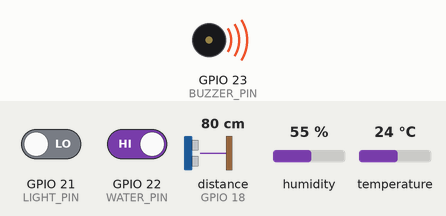
Simulated run of this sketch. Board: ESP32. On the bench: buzzer (waves = sounding, pin HIGH). Wiring (inferred from the names in the program): ultrasonic range finder: trigger GPIO 5; echo GPIO 18. Inputs (shaded band) come from the test bench; at power-on: distance to the obstacle (sensor on GPIO 18) 80 cm, GPIO 21 (LIGHT_PIN) LOW, GPIO 22 (WATER_PIN) HIGH, humidity 55 %, temperature 24 °C. The echo pulse lasts 58.3 µs per cm; WiFi joins after 1.5 s; servers stay silent unless stated; uploads are accepted with an empty reply; pins used as bus, display or sensor lines are not drawn; what the sketch prints to the serial monitor is not drawn.

Above: at 3.7 s.
3.8 s: distance to the obstacle (sensor on GPIO 18) set to 12 cm
5.4 s: distance to the obstacle (sensor on GPIO 18) set to 9 cm
At 6.0 s:
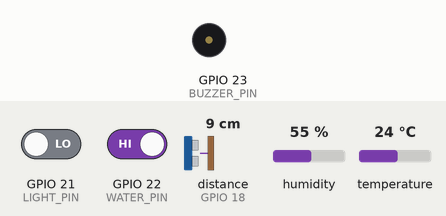
10.2 s: GPIO 21 (LIGHT_PIN) driven HIGH
At 12.3 s:
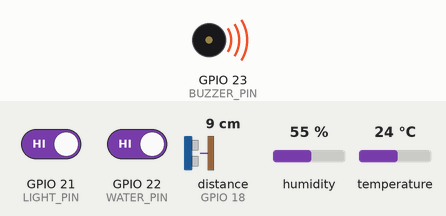
13.7 s: GPIO 22 (WATER_PIN) driven LOW
16.2 s: GPIO 22 (WATER_PIN) driven HIGH
At 17.11 s:
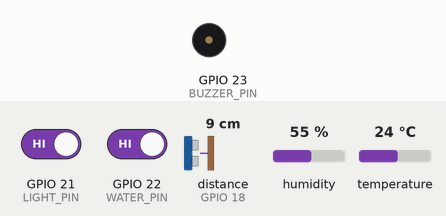
22.4 s: GPIO 21 (LIGHT_PIN) driven LOW and GPIO 22 (WATER_PIN) driven LOW
Timing chart, 0 to 25.4 s (numbered marks = the images above; inputs shaded):
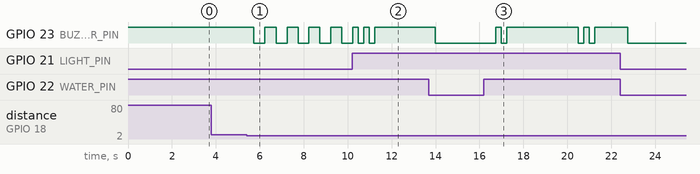

The sketch:

weather_station.ino
```cpp
/*
  IoT Weather Station - ESP32 (replaces the old Blynk version, same wiring)
  Sensors : DHT11 (temperature + humidity), rain/water module (digital),
            light module (digital), HC-SR04 ultrasonic (distance)
  Output  : buzzer
  Sends a JSON reading to SERVER_URL every second (instantly on alarm changes) over a
  kept-open connection, and reads back the buzzer
  mode chosen on the website: "auto" (alarms below), "on" or "off".

  Libraries (Arduino IDE > Library Manager):
    - "DHT sensor library" by Adafruit (+ "Adafruit Unified Sensor")
    - "ArduinoJson" by Benoit Blanchon (v7)
  Board: ESP32 Dev Module
*/

#include <WiFi.h>
#include <WiFiClient.h>
#include <WiFiClientSecure.h>
#include <HTTPClient.h>
#include <ArduinoJson.h>
#include <DHT.h>

// ---------- EDIT THESE ----------
const char* WIFI_SSID     = "ARC";
const char* WIFI_PASSWORD = "Edan07251946";
// Testing on your PC: the address shown in the start-server window (PC and ESP32 on the same WiFi)
// On Hostinger later: "https://your-domain.com/data.php"
const char* SERVER_URL    = "https://wheat-pig-539291.hostingersite.com/data.php";
const char* API_KEY       = "8xB9P6SqQAZTpwHnt4uYFXOze5dDMCov"; // must match website/config.php
// --------------------------------

// ========================================
// PIN CONFIGURATION (matched to current wiring)
// ========================================
#define TRIG_PIN   5     // ultrasonic
#define ECHO_PIN   18
#define WATER_PIN  22    // rain/water module DO: LOW = water
#define LIGHT_PIN  21    // light module DO: HIGH = dark
#define DHT_PIN    4
#define DHT_TYPE   DHT11
#define BUZZER_PIN 23
#define SOUND_PIN  19    // sound sensor (KY-038 / KY-037) DO

// Clap to buzz with a sound sensor module: set to true once it's wired to SOUND_PIN.
// (Leave false without a sensor, or the loose pin will trigger random buzzes.)
const bool CLAP_SENSOR_ENABLED = false;
const bool SOUND_ACTIVE_HIGH   = true;   // most modules: DO goes HIGH on a loud sound
const unsigned long CLAP_BUZZ_MS = 1000; // how long one clap buzzes (sensor or website)

// true  = buzzer sounds when pin is LOW  (your module)
// false = buzzer sounds when pin is HIGH
const bool BUZZER_ACTIVE_LOW = true;
#define BUZZER_ON  (BUZZER_ACTIVE_LOW ? LOW : HIGH)
#define BUZZER_OFF (BUZZER_ACTIVE_LOW ? HIGH : LOW)

// Alarm rules (auto mode)
const float TEMP_ALARM_C      = 45.0;
const float DISTANCE_ALARM_CM = 10.0;

const unsigned long FAST_READ_MS = 250;   // water, light, distance
const unsigned long DHT_READ_MS  = 2000;  // DHT11 is slow, don't go below 2 s
const unsigned long SEND_MS      = 1000;  // regular send; changes are sent immediately

// ========================================
// STATE
// ========================================
DHT dht(DHT_PIN, DHT_TYPE);

float distance    = -1;
float temperature = NAN;
float humidity    = NAN;
int waterState    = HIGH;
int lightState    = LOW;

String buzzerMode = "auto";   // set from the website
bool buzzerSounding = false;  // true while an alarm/manual buzz is active

unsigned long lastFastRead = 0;
unsigned long lastDhtRead  = 0;
unsigned long lastSend     = 0;
String lastSentState = "";
unsigned long lastBuzzerChange = 0;
bool buzzerState = false;

bool tempBuzzing = false;
unsigned long tempTimer = 0;

volatile bool soundHeard = false;   // set by the sound sensor interrupt
unsigned long lastClap = 0;
unsigned long clapBuzzUntil = 0;
long lastBeep = -1;                 // website clap counter seen last time

void IRAM_ATTR onSound() { soundHeard = true; }
bool clapActive() { return millis() < clapBuzzUntil; }

int darkBeepCount = 0;
bool darkPause = false;
unsigned long darkPauseStart = 0;

void buzzerOn()  { digitalWrite(BUZZER_PIN, BUZZER_ON); }
void buzzerOff() { digitalWrite(BUZZER_PIN, BUZZER_OFF); }

// ========================================
// WIFI
// ========================================
void connectWiFi() {
  if (WiFi.status() == WL_CONNECTED) return;
  buzzerOff();
  Serial.printf("Connecting to WiFi \"%s\"", WIFI_SSID);
  WiFi.mode(WIFI_STA);
  WiFi.begin(WIFI_SSID, WIFI_PASSWORD);
  unsigned long start = millis();
  while (WiFi.status() != WL_CONNECTED && millis() - start < 15000) {
    delay(500);
    Serial.print(".");
  }
  if (WiFi.status() == WL_CONNECTED) {
    Serial.print("\nWiFi connected, ESP32 IP address: ");
    Serial.println(WiFi.localIP());
  } else {
    Serial.println("\nWiFi FAILED (check name/password, must be 2.4 GHz). Retrying soon.");
  }
}

// ========================================
// SENSORS
// ========================================
// Keeps the last good value if one read fails, so the dashboard doesn't flicker
void readDHT() {
  static int failures = 0;
  float t = dht.readTemperature();
  float h = dht.readHumidity();
  if (!isnan(t) && !isnan(h)) {
    temperature = t;
    humidity = h;
    failures = 0;
  } else if (++failures >= 3) {
    temperature = NAN;
    humidity = NAN;
  }
}

float getDistance() {
  digitalWrite(TRIG_PIN, LOW);
  delayMicroseconds(2);
  digitalWrite(TRIG_PIN, HIGH);
  delayMicroseconds(10);
  digitalWrite(TRIG_PIN, LOW);
  long duration = pulseIn(ECHO_PIN, HIGH, 30000);
  if (duration == 0) return -1;
  return duration * 0.0343 / 2.0;
}

// Why the buzzer is (or would be) sounding in auto mode
const char* alarmReason() {
  if (clapActive()) return "Clap detected";
  if (waterState == LOW) return "Water detected";
  if (!isnan(temperature) && temperature > TEMP_ALARM_C) return "High temperature";
  if (lightState == HIGH) return "Dark";
  if (distance > 0 && distance <= DISTANCE_ALARM_CM) return "Object too close";
  return "";
}

void readFastSensors() {
  distance   = getDistance();
  waterState = digitalRead(WATER_PIN);
  lightState = digitalRead(LIGHT_PIN);
}

// The things that should reach the dashboard instantly when they change
String alarmState() {
  bool tooClose = distance > 0 && distance <= DISTANCE_ALARM_CM;
  return String(waterState) + String(lightState) + String(tooClose) + String(clapActive());
}

void printReading() {
  Serial.printf("T %s C | H %s %% | dist %s | %s | %s | buzzer %s (%s)\n",
    isnan(temperature) ? "ERR" : String(temperature, 1).c_str(),
    isnan(humidity) ? "ERR" : String(humidity, 0).c_str(),
    distance < 0 ? "none" : (String(distance, 1) + " cm").c_str(),
    waterState == LOW ? "WATER" : "dry",
    lightState == HIGH ? "DARK" : "bright",
    buzzerMode.c_str(), *alarmReason() ? alarmReason() : "no alarm");
}

// ========================================
// SEND TO WEBSITE
// ========================================
WiFiClientSecure secureClient;
WiFiClient plainClient;
HTTPClient http;
const bool USE_HTTPS = String(SERVER_URL).startsWith("https");

WiFiClient& netClient() {
  if (USE_HTTPS) return secureClient;
  return plainClient;
}

bool postBody(const String& body);

void sendReading() {
  const char* reason = buzzerMode == "on" ? "Manual (website)" : buzzerMode == "off" ? "" : alarmReason();

  JsonDocument doc;
  if (isnan(temperature)) doc["temperature"] = nullptr; else doc["temperature"] = round(temperature * 10) / 10.0;
  if (isnan(humidity))    doc["humidity"]    = nullptr; else doc["humidity"]    = round(humidity);
  if (distance < 0)       doc["distance"]    = nullptr; else doc["distance"]    = round(distance * 10) / 10.0;
  doc["raining"] = waterState == LOW;
  doc["dark"]    = lightState == HIGH;
  doc["buzzer"]  = *reason != 0;
  doc["reason"]  = reason;
  String body;
  serializeJson(doc, body);

  // A reused connection may have been dropped silently by the host: retry once on a fresh one
  if (!postBody(body)) postBody(body);
}

// The clients are global so the connection stays open between sends (keep-alive).
// Only a new connection pays for the slow HTTPS handshake.
bool postBody(const String& body) {
  bool reused = netClient().connected();
  http.setReuse(true);
  http.begin(netClient(), SERVER_URL);
  http.addHeader("Content-Type", "application/json");
  http.addHeader("X-API-Key", API_KEY);
  http.setUserAgent("ESP32-WeatherStation");
  http.setConnectTimeout(3000);
  http.setTimeout(reused ? 1500 : 3000);  // a normal send takes ~0.2 s

  unsigned long t0 = millis();
  int code = http.POST(body);
  if (code == 200) {
    JsonDocument reply;
    if (!deserializeJson(reply, http.getString())) {
      buzzerMode = reply["buzzer"] | "auto";
      long beep = reply["beep"] | -1L;  // goes up each time someone claps on the website
      if (beep >= 0) {
        if (lastBeep >= 0 && beep != lastBeep) {
          clapBuzzUntil = millis() + CLAP_BUZZ_MS;
          Serial.println("  -> clap from website!");
        }
        lastBeep = beep;
      }
    }
    Serial.printf("  -> sent OK in %lu ms%s\n", millis() - t0, reused ? "" : " (new connection)");
    http.end();  // keeps the connection open for the next send
    return true;
  }
  Serial.printf("  -> HTTP error %d %s after %lu ms\n", code,
                code < 0 ? http.errorToString(code).c_str() : http.getString().c_str(), millis() - t0);
  http.end();
  netClient().stop();  // drop the broken connection
  return code > 0;     // server answered (e.g. wrong key): don't retry
}

// ========================================
// BUZZER (non-blocking patterns)
// ========================================
void resetDarkPattern() {
  darkBeepCount = 0;
  darkPause = false;
}

void handleBuzzer() {
  unsigned long now = millis();

  if (buzzerMode == "off") { buzzerOff(); resetDarkPattern(); return; }
  if (buzzerMode == "on" || clapActive()) { buzzerOn(); resetDarkPattern(); return; }

  // 1: WATER DETECTED - continuous
  if (waterState == LOW) {
    buzzerOn();
    resetDarkPattern();
    tempBuzzing = false;
    return;
  }

  // 2: HIGH TEMPERATURE - 1.5 s on / 1.5 s off
  if (!isnan(temperature) && temperature > TEMP_ALARM_C) {
    if (now - tempTimer >= 1500) {
      tempBuzzing = !tempBuzzing;
      tempTimer = now;
      if (tempBuzzing) buzzerOn(); else buzzerOff();
    }
    resetDarkPattern();
    return;
  }
  tempBuzzing = false;
  tempTimer = now;

  // 3: DARK - 2 beeps, 3 s pause, repeat
  if (lightState == HIGH) {
    if (darkPause) {
      buzzerOff();
      if (now - darkPauseStart >= 3000) {
        darkPause = false;
        darkBeepCount = 0;
        buzzerState = false;
        lastBuzzerChange = now;
      }
      return;
    }
    if (now - lastBuzzerChange >= 250) {
      lastBuzzerChange = now;
      buzzerState = !buzzerState;
      if (buzzerState) { buzzerOn(); darkBeepCount++; }
      else buzzerOff();
      if (darkBeepCount >= 2 && !buzzerState) {
        darkPause = true;
        darkPauseStart = now;
      }
    }
    return;
  }
  resetDarkPattern();

  // 4: OBJECT CLOSE - closer = faster beeps
  if (distance > 0 && distance <= DISTANCE_ALARM_CM) {
    unsigned long interval = distance <= 3 ? 100 : distance <= 5 ? 200 : distance <= 7 ? 350 : 500;
    if (now - lastBuzzerChange >= interval) {
      lastBuzzerChange = now;
      buzzerState = !buzzerState;
      if (buzzerState) buzzerOn(); else buzzerOff();
    }
    return;
  }

  buzzerOff();
  buzzerState = false;
}

// ========================================
// SETUP / LOOP
// ========================================
void setup() {
  Serial.begin(115200);
  pinMode(TRIG_PIN, OUTPUT);
  pinMode(ECHO_PIN, INPUT);
  pinMode(WATER_PIN, INPUT);
  pinMode(LIGHT_PIN, INPUT);
  pinMode(DHT_PIN, INPUT_PULLUP);
  pinMode(BUZZER_PIN, OUTPUT);
  buzzerOff();
  if (CLAP_SENSOR_ENABLED) {
    pinMode(SOUND_PIN, INPUT);
    attachInterrupt(digitalPinToInterrupt(SOUND_PIN), onSound, SOUND_ACTIVE_HIGH ? RISING : FALLING);
  }
  dht.begin();

  Serial.println();
  Serial.println("==============================");
  Serial.println(" ESP32 WEATHER STATION (WEB)");
  Serial.println("==============================");
  Serial.printf("Sending to: %s\n", SERVER_URL);
  secureClient.setInsecure();  // skip certificate check (fine for a school project)
  delay(1000);  // let the DHT11 settle
  connectWiFi();
}

void loop() {
  unsigned long now = millis();

  // Double clap on the sound sensor: buzz right away (no internet needed)
  if (soundHeard) {
    soundHeard = false;
    if (now - lastClap > 120 && !clapActive()) {   // ignore the echo of the same clap
      unsigned long gap = now - lastClap;
      if (lastClap && gap >= 150 && gap <= 1000) {  // second clap in time
        clapBuzzUntil = now + CLAP_BUZZ_MS;
        lastClap = 0;
        Serial.println("Double clap detected!");
      } else {
        lastClap = now;                            // first clap: wait for the second
      }
    }
  }

  if (now - lastDhtRead >= DHT_READ_MS || lastDhtRead == 0) {
    lastDhtRead = now;
    readDHT();
  }

  if (now - lastFastRead >= FAST_READ_MS) {
    lastFastRead = now;
    readFastSensors();

    // send on schedule, or immediately when water / light / distance alarm changes
    String state = alarmState();
    if (now - lastSend >= SEND_MS || state != lastSentState) {
      lastSend = now;
      lastSentState = state;
      printReading();
      connectWiFi();
      if (WiFi.status() == WL_CONNECTED) sendReading();
    }
  }

  handleBuzzer();
}
```

Measured:
- the behaviour switches between 11 and 10 cm on distance to the obstacle (sensor on GPIO 18) (found by bisection; images 0 and 1)
- after the input at 3.8 s, every drawn part: stays the same
- after the input at 5.4 s, GPIO 23 (BUZZER_PIN): alternates HIGH for 0.50 s and LOW for 0.50 s, starting after 0.32 s
- after the input at 10.2 s, GPIO 23 (BUZZER_PIN): alternates HIGH for 0.25 s and LOW for 0.25 s, 4 changes in all, then stays HIGH, starting after 0.29 s
- after the input at 16.2 s, GPIO 23 (BUZZER_PIN): goes HIGH 0.25 s, LOW 0.25 s, HIGH 3.3 s, LOW 0.25 s, HIGH 0.25 s, LOW 0.25 s, then HIGH, starting after 0.54 s
